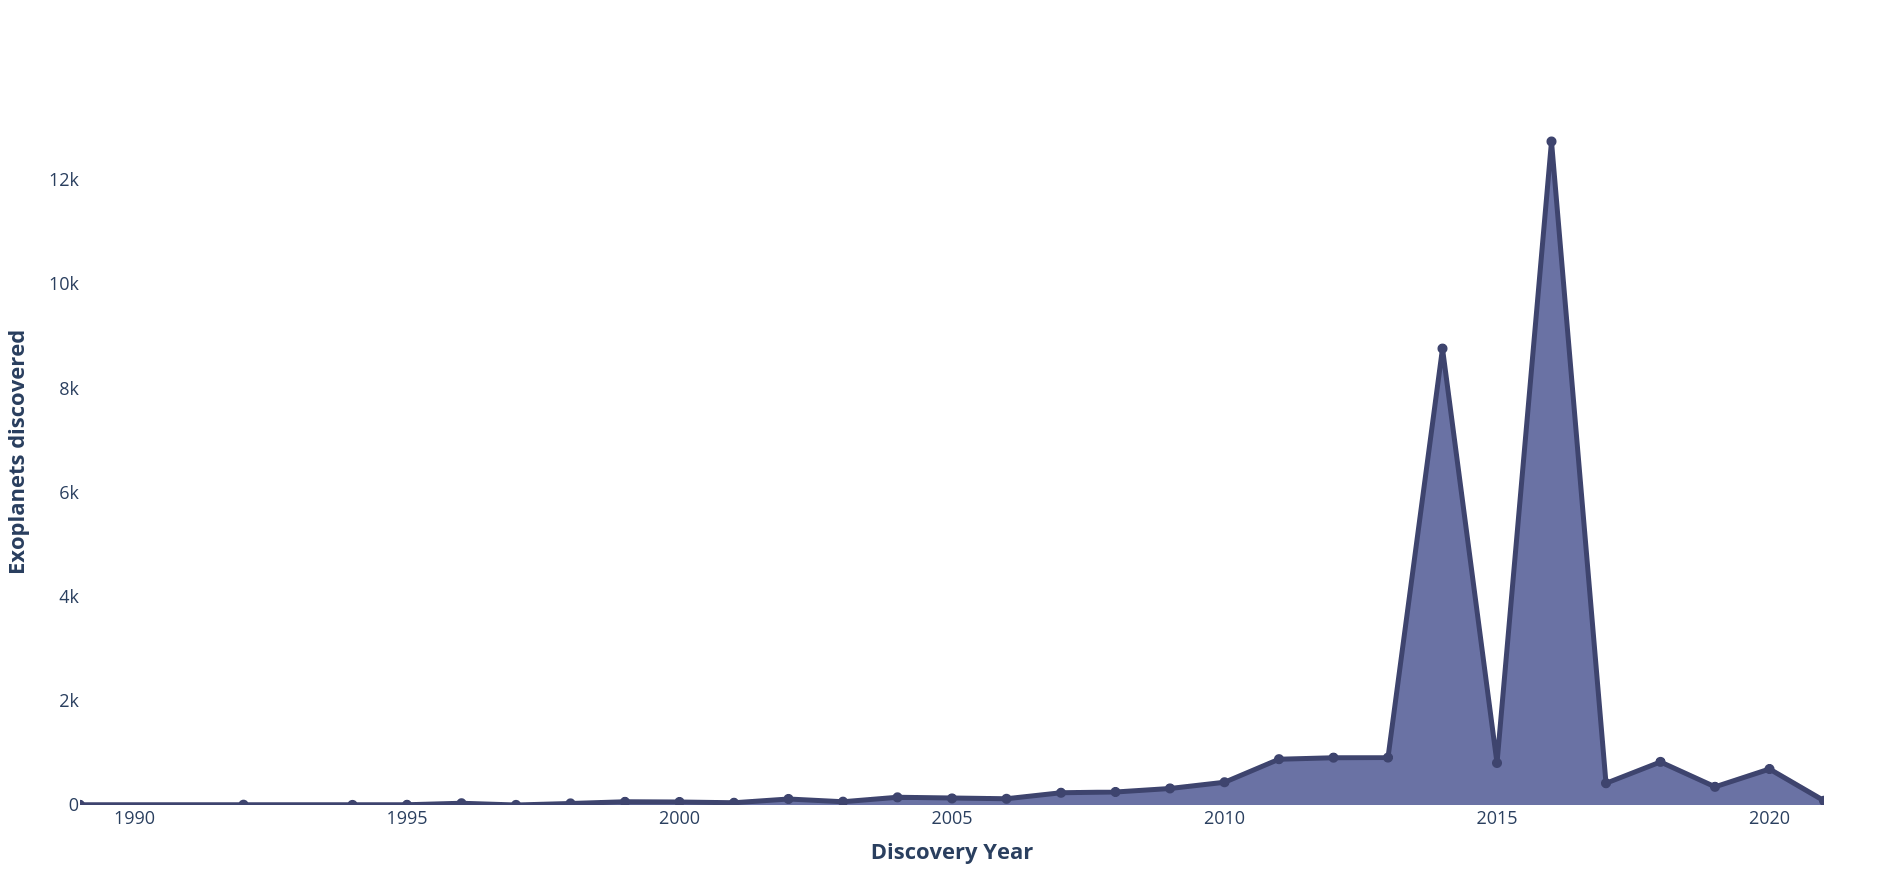

The script that drew this image:

# Paths:
path_data = "data/"

# Packages:
import numpy as np
import pandas as pd
import plotly.graph_objects as go
from matplotlib.colors import LinearSegmentedColormap, to_hex

# Display options:
pd.set_option("display.width", 1200)
pd.set_option("display.max_columns", 300)
pd.set_option("display.max_rows", 300)

# Dataset:
df = pd.read_csv(path_data + "nasa_exoplanets.csv")
df_varnames = pd.read_csv(path_data + "nasa_exoplanets_var_names.csv")

# Variables:
x_var = "disc_year"
x_var_name = df_varnames.loc[(df_varnames["var"] == x_var), ["var_name"]].values[0][0]
y_var_name = "Exoplanets discovered"

# Adapt the data:
df_plot = df.groupby(by = x_var)[x_var].agg("count")
df_plot = pd.DataFrame(
    {
        "x_var": df_plot.index.tolist(),
        "y_var": df_plot.values,
    }
)
df_plot = df_plot.sort_values("x_var")

# Plot:
cmap = LinearSegmentedColormap.from_list("my_palette", ["#111539", "#97A1D9"])
my_palette = [to_hex(j) for j in  [cmap(i/3) for i in np.array(range(3))]]

fig = go.Figure(
    data = go.Scatter(
        x = df_plot["x_var"],
        y = df_plot["y_var"],
        mode = "lines+markers",
        line = {
            "width": 5,
            "color": my_palette[1]
        },
        marker = {
            "size": 10,
            "color": my_palette[1]
        },
        fill = "tozeroy",
        fillcolor = my_palette[2],
        hovertemplate = "<b>" + x_var_name + ": %{x:}<br>" +
                        y_var_name + ": %{y:}<br></b><extra></extra>"
    )
)
fig.update_layout(
    xaxis_title = "<b>" + x_var_name + "</b>" ,
    yaxis_title = "<b>" + y_var_name + "</b>",
    font = dict(
        size = 18
    ),
    showlegend = False,
    plot_bgcolor = "white",
    hoverlabel = dict(
        font_size = 18,
        font_family = "Rockwell"
    )
)
fig.show()
